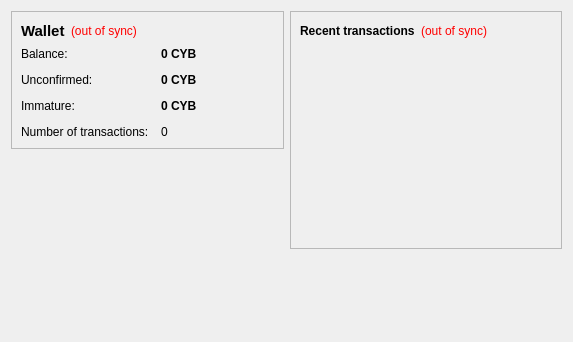
<?xml version="1.0" encoding="UTF-8"?>
<ui version="4.0">
 <class>OverviewPage</class>
 <widget class="QWidget" name="OverviewPage">
  <property name="geometry">
   <rect>
    <x>0</x>
    <y>0</y>
    <width>573</width>
    <height>342</height>
   </rect>
  </property>
  <property name="windowTitle">
   <string>Form</string>
  </property>
  <layout class="QHBoxLayout" name="horizontalLayout" stretch="1,1">
   <item>
    <layout class="QVBoxLayout" name="verticalLayout_2">
     <item>
      <widget class="QFrame" name="frame">
       <property name="frameShape">
        <enum>QFrame::StyledPanel</enum>
       </property>
       <property name="frameShadow">
        <enum>QFrame::Raised</enum>
       </property>
       <layout class="QVBoxLayout" name="verticalLayout_4">
        <item>
         <layout class="QHBoxLayout" name="horizontalLayout_4">
          <item>
           <widget class="QLabel" name="label_5">
            <property name="font">
             <font>
              <pointsize>11</pointsize>
              <weight>75</weight>
              <bold>true</bold>
             </font>
            </property>
            <property name="text">
             <string>Wallet</string>
            </property>
           </widget>
          </item>
          <item>
           <widget class="QLabel" name="labelWalletStatus">
            <property name="toolTip">
             <string>The displayed information may be out of date. Your wallet automatically synchronizes with the Cryptobits network after a connection is established, but this process has not completed yet.</string>
            </property>
            <property name="styleSheet">
             <string notr="true">QLabel { color: red; }</string>
            </property>
            <property name="text">
             <string notr="true">(out of sync)</string>
            </property>
            <property name="alignment">
             <set>Qt::AlignLeading|Qt::AlignLeft|Qt::AlignVCenter</set>
            </property>
           </widget>
          </item>
          <item>
           <spacer name="horizontalSpacer_2">
            <property name="orientation">
             <enum>Qt::Horizontal</enum>
            </property>
            <property name="sizeHint" stdset="0">
             <size>
              <width>40</width>
              <height>20</height>
             </size>
            </property>
           </spacer>
          </item>
         </layout>
        </item>
        <item>
         <layout class="QFormLayout" name="formLayout_2">
          <property name="fieldGrowthPolicy">
           <enum>QFormLayout::AllNonFixedFieldsGrow</enum>
          </property>
          <property name="horizontalSpacing">
           <number>12</number>
          </property>
          <property name="verticalSpacing">
           <number>12</number>
          </property>
          <item row="0" column="0">
           <widget class="QLabel" name="label">
            <property name="text">
             <string>Balance:</string>
            </property>
           </widget>
          </item>
          <item row="0" column="1">
           <widget class="QLabel" name="labelBalance">
            <property name="font">
             <font>
              <weight>75</weight>
              <bold>true</bold>
             </font>
            </property>
            <property name="cursor">
             <cursorShape>IBeamCursor</cursorShape>
            </property>
            <property name="toolTip">
             <string>Your current balance</string>
            </property>
            <property name="text">
             <string notr="true">0 CYB</string>
            </property>
            <property name="textInteractionFlags">
             <set>Qt::LinksAccessibleByMouse|Qt::TextSelectableByKeyboard|Qt::TextSelectableByMouse</set>
            </property>
           </widget>
          </item>
          <item row="1" column="0">
           <widget class="QLabel" name="label_3">
            <property name="text">
             <string>Unconfirmed:</string>
            </property>
           </widget>
          </item>
          <item row="1" column="1">
           <widget class="QLabel" name="labelUnconfirmed">
            <property name="font">
             <font>
              <weight>75</weight>
              <bold>true</bold>
             </font>
            </property>
            <property name="cursor">
             <cursorShape>IBeamCursor</cursorShape>
            </property>
            <property name="toolTip">
             <string>Total of transactions that have yet to be confirmed, and do not yet count toward the current balance</string>
            </property>
            <property name="text">
             <string notr="true">0 CYB</string>
            </property>
            <property name="textInteractionFlags">
             <set>Qt::LinksAccessibleByMouse|Qt::TextSelectableByKeyboard|Qt::TextSelectableByMouse</set>
            </property>
           </widget>
          </item>
          <item row="3" column="0">
           <widget class="QLabel" name="label_2">
            <property name="text">
             <string>Number of transactions:</string>
            </property>
           </widget>
          </item>
          <item row="3" column="1">
           <widget class="QLabel" name="labelNumTransactions">
            <property name="toolTip">
             <string>Total number of transactions in wallet</string>
            </property>
            <property name="text">
             <string notr="true">0</string>
            </property>
           </widget>
          </item>
          <item row="2" column="0">
           <widget class="QLabel" name="labelImmatureText">
            <property name="text">
             <string>Immature:</string>
            </property>
           </widget>
          </item>
          <item row="2" column="1">
           <widget class="QLabel" name="labelImmature">
            <property name="font">
             <font>
              <weight>75</weight>
              <bold>true</bold>
             </font>
            </property>
            <property name="toolTip">
             <string>Mined balance that has not yet matured</string>
            </property>
            <property name="text">
             <string notr="true">0 CYB</string>
            </property>
            <property name="textInteractionFlags">
             <set>Qt::LinksAccessibleByMouse|Qt::TextSelectableByKeyboard|Qt::TextSelectableByMouse</set>
            </property>
           </widget>
          </item>
         </layout>
        </item>
       </layout>
      </widget>
     </item>
     <item>
      <spacer name="verticalSpacer">
       <property name="orientation">
        <enum>Qt::Vertical</enum>
       </property>
       <property name="sizeHint" stdset="0">
        <size>
         <width>20</width>
         <height>40</height>
        </size>
       </property>
      </spacer>
     </item>
    </layout>
   </item>
   <item>
    <layout class="QVBoxLayout" name="verticalLayout_3">
     <item>
      <widget class="QFrame" name="frame_2">
       <property name="frameShape">
        <enum>QFrame::StyledPanel</enum>
       </property>
       <property name="frameShadow">
        <enum>QFrame::Raised</enum>
       </property>
       <layout class="QVBoxLayout" name="verticalLayout">
        <item>
         <layout class="QHBoxLayout" name="horizontalLayout_2">
          <item>
           <widget class="QLabel" name="label_4">
            <property name="text">
             <string>&lt;b&gt;Recent transactions&lt;/b&gt;</string>
            </property>
           </widget>
          </item>
          <item>
           <widget class="QLabel" name="labelTransactionsStatus">
            <property name="toolTip">
             <string>The displayed information may be out of date. Your wallet automatically synchronizes with the Cryptobits network after a connection is established, but this process has not completed yet.</string>
            </property>
            <property name="styleSheet">
             <string notr="true">QLabel { color: red; }</string>
            </property>
            <property name="text">
             <string notr="true">(out of sync)</string>
            </property>
            <property name="alignment">
             <set>Qt::AlignRight|Qt::AlignTrailing|Qt::AlignVCenter</set>
            </property>
           </widget>
          </item>
          <item>
           <spacer name="horizontalSpacer">
            <property name="orientation">
             <enum>Qt::Horizontal</enum>
            </property>
            <property name="sizeHint" stdset="0">
             <size>
              <width>40</width>
              <height>20</height>
             </size>
            </property>
           </spacer>
          </item>
         </layout>
        </item>
        <item>
         <widget class="QListView" name="listTransactions">
          <property name="styleSheet">
           <string notr="true">QListView { background: transparent; }</string>
          </property>
          <property name="frameShape">
           <enum>QFrame::NoFrame</enum>
          </property>
          <property name="verticalScrollBarPolicy">
           <enum>Qt::ScrollBarAlwaysOff</enum>
          </property>
          <property name="horizontalScrollBarPolicy">
           <enum>Qt::ScrollBarAlwaysOff</enum>
          </property>
          <property name="selectionMode">
           <enum>QAbstractItemView::NoSelection</enum>
          </property>
         </widget>
        </item>
       </layout>
      </widget>
     </item>
     <item>
      <spacer name="verticalSpacer_2">
       <property name="orientation">
        <enum>Qt::Vertical</enum>
       </property>
       <property name="sizeHint" stdset="0">
        <size>
         <width>20</width>
         <height>40</height>
        </size>
       </property>
      </spacer>
     </item>
    </layout>
   </item>
  </layout>
 </widget>
 <resources/>
 <connections/>
</ui>
